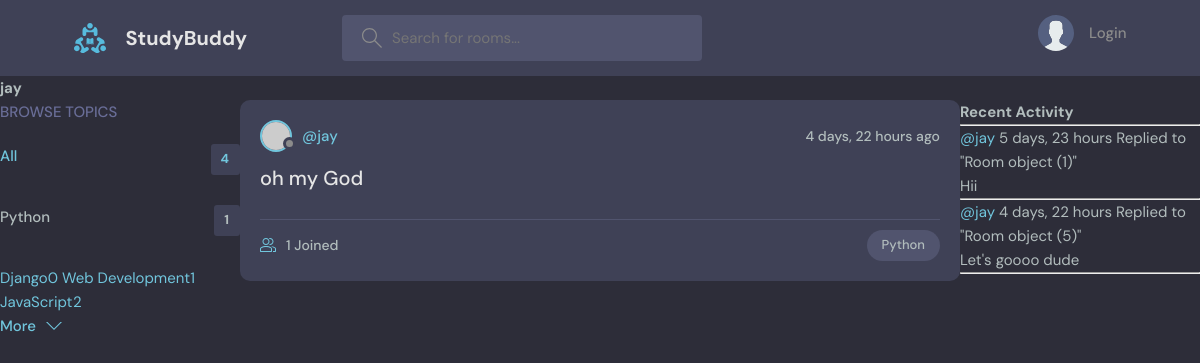
The app's page /profile/3, older data.
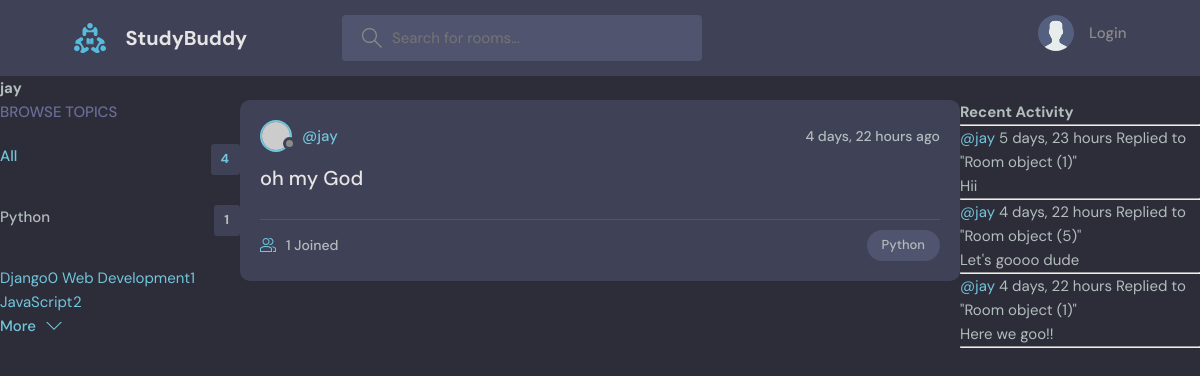
The same page, newer data.
### base/models.py (models this page shows, shortened)
class Topic(models.Model):
    name = models.CharField(max_length=200)

class Room(models.Model):
    host = models.ForeignKey(User, on_delete=models.SET_NULL, null=True)
    topic =  models.ForeignKey(Topic, on_delete=models.SET_NULL, null=True)
    name = models.CharField(max_length=200)
    description = models.TextField(null=True, blank =True)
    participants = models.ManyToManyField(User, related_name='participants', blank=True)
    updated = models.DateTimeField(auto_now=True)
    created = models.DateTimeField(auto_now_add=True)

class Message(models.Model):
    user = models.ForeignKey(User, on_delete=models.CASCADE)
    room = models.ForeignKey(Room, on_delete=models.CASCADE)
    body = models.TextField()
    updated = models.DateTimeField(auto_now=True)
    created = models.DateTimeField(auto_now_add=True)

### base/views.py (the view)
# urls.py: path('profile/<str:pk>', views.userProfile, name='user-profile'),
def userProfile(request, pk):
    user = User.objects.get(id=pk)
    rooms = user.room_set.all()
    room_messages = user.message_set.all()
    topics = Topic.objects.all()
    context = {"user": user, 'rooms': rooms, 'room_messages': room_messages, "topics": topics}
    return render(request, 'base/profile.html', context)

### base/templates/base/profile.html (shortened to what this page needs)
{% extends 'main.html'%}
{% block content%}
<h1>{{user.username}}</h1>
<div class="profile-container">
    <div>
        {% include 'base/topics_component.html' %}
    </div>
    <div>
        {% include 'base/feed_component.html' %}
    </div>
    <div>
        {% include 'base/activity_component.html' %}
    </div>
</div>
{%endblock content%}

### base/templates/base/topics_component.html
  <div class="topics">
          <div class="topics__header">
            <h2>Browse Topics</h2>
          </div>
          <ul class="topics__list">
            <li>
              <a href="{% url 'home' %}" class="active">All <span>{{topics.count}}</span></a>
            </li>
            <li>
            {% for topic in topics %}
              <a href="{% url 'home' %}?q={{topic.name}}">{{topic.name}}<span>{{topic.room_set.all.count}}</span></a>
            </li>
            {% endfor %}
          </ul>
          <a class="btn btn--link" href="topics.html">
            More
            <svg version="1.1" xmlns="http://www.w3.org/2000/svg" width="32" height="32" viewBox="0 0 32 32">
              <title>chevron-down</title>
              <path d="M16 21l-13-13h-3l16 16 16-16h-3l-13 13z"></path>
            </svg>
          </a>
        </div>

### base/templates/base/feed_component.html (shortened to what this page needs)
  {% for room in rooms %}
<div class="roomListRoom">
            <div class="roomListRoom__header">
              <a href="{% url 'user-profile' room.host.id %}" class="roomListRoom__author">
                <div class="avatar avatar--small">
                  <img src="https://randomuser.me/api/portraits/women/11.jpg" />
                </div>
                <span>@{{room.host.username}}</span>
              </a>
              <div class="roomListRoom__actions">
                <span>{{room.created | timesince}} ago</span>
              </div>
            </div>
            <div class="roomListRoom__content">
              <a href="{% url 'room' room.id %}">{{room.name}}</a>
            </div>
            <div class="roomListRoom__meta">
              <a href="{% url 'room' room.id %}" class="roomListRoom__joined">
                {{room.participants.all.count}} Joined
              </a>
              <p class="roomListRoom__topic">{{room.topic.name}}</p>
            </div>
</div>
  {% endfor %}

### base/templates/base/activity_component.html (shortened to what this page needs)
<h3>Recent Activity</h3>
<hr />
{% for message in room_messages %}
<div>
  <small><a href="{% url 'user-profile' message.user.id %}">@{{message.user}}</a> {{message.created | timesince}}</small>
  <small>Replied to "{{message.room}}"</small>
  <p>{{message.body}}</p>
  <hr />
</div>
{% endfor %}

Row changes from the older to the newer data that the page shows:
added Message: user "jay", created "4 days, 22 hours", room "Room object (1)", body "Here we goo!!"
